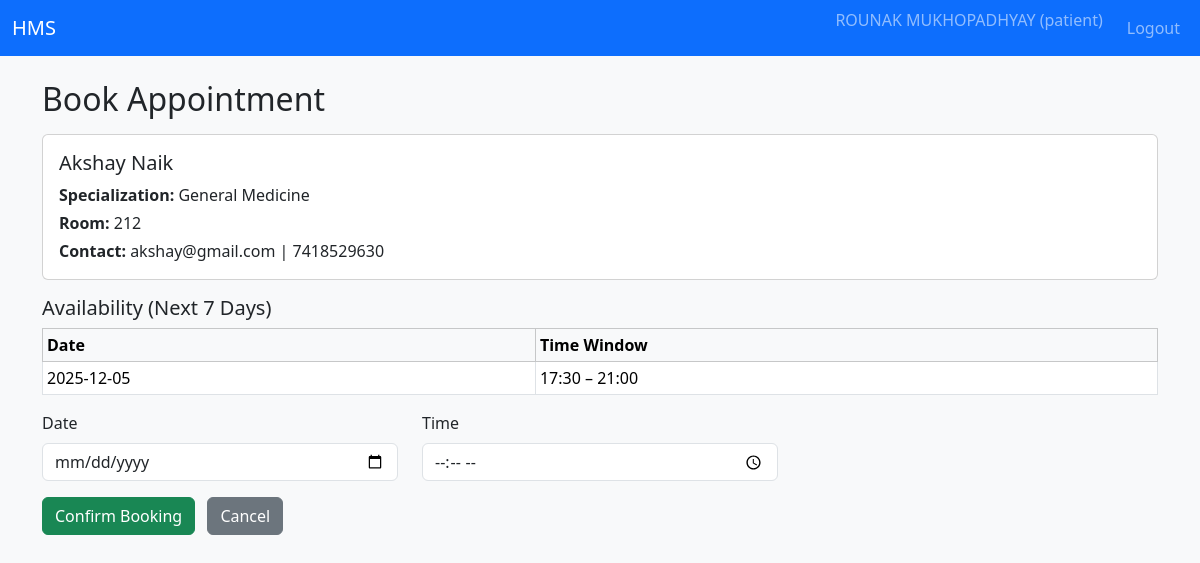
The page /patient/book/2 (signed in) on the database its author committed.
### tables this page shows
CREATE TABLE users (
            id INTEGER PRIMARY KEY AUTOINCREMENT,
            username TEXT UNIQUE NOT NULL,
            password_hash TEXT NOT NULL,
            full_name TEXT NOT NULL,
            email TEXT,
            phone TEXT,
            role TEXT NOT NULL CHECK(role IN ('admin', 'doctor', 'patient')),
            is_active INTEGER NOT NULL DEFAULT 1,
            created_at TEXT NOT NULL
        );

CREATE TABLE departments (
            id INTEGER PRIMARY KEY AUTOINCREMENT,
            name TEXT UNIQUE NOT NULL,
            description TEXT,
            created_at TEXT NOT NULL
        );

CREATE TABLE doctors (
            id INTEGER PRIMARY KEY AUTOINCREMENT,
            user_id INTEGER NOT NULL,
            department_id INTEGER,
            bio TEXT,
            room_no TEXT,
            is_blacklisted INTEGER NOT NULL DEFAULT 0,
            FOREIGN KEY(user_id) REFERENCES users(id),
            FOREIGN KEY(department_id) REFERENCES departments(id)
        );

CREATE TABLE doctor_availability (
            id INTEGER PRIMARY KEY AUTOINCREMENT,
            doctor_id INTEGER NOT NULL,
            date TEXT NOT NULL,       -- YYYY-MM-DD
            start_time TEXT NOT NULL, -- HH:MM
            end_time TEXT NOT NULL,   -- HH:MM
            max_appointments INTEGER DEFAULT 10,
            is_available INTEGER NOT NULL DEFAULT 1,
            FOREIGN KEY(doctor_id) REFERENCES doctors(id)
        );

### controllers/routes.py (the view, shortened to what this page needs)
@main_bp.route("/patient/book/<int:doctor_id>", methods=["GET", "POST"])
@login_required
@role_required("patient")
def patient_book_appointment(doctor_id):
    conn = get_db_connection()
    cur = conn.cursor()
    cur.execute(
        """
        SELECT d.id AS doctor_id,
               u.full_name,
               u.email,
               u.phone,
               d.room_no,
               d.is_blacklisted,
               dept.name AS dept_name
        FROM doctors d
        JOIN users u ON d.user_id = u.id
        LEFT JOIN departments dept ON d.department_id = dept.id
        WHERE d.id = ?;
        """,
        (doctor_id,),
    )
    doctor = cur.fetchone()
    if not doctor or doctor["is_blacklisted"]:
        conn.close()
        flash("Doctor not available.", "danger")
        return redirect(url_for("main.patient_doctors"))
    today = date_cls.today()
    max_day = today + timedelta(days=7)
    cur.execute(
        """
        SELECT * FROM doctor_availability
        WHERE doctor_id = ?
          AND is_available = 1
          AND date >= ?
          AND date <= ?
        ORDER BY date, start_time;
        """,
        (doctor_id, today.isoformat(), max_day.isoformat()),
    )
    availability = cur.fetchall()
    conn.close()
    return render_template("patient_book_appointment.html", doctor=doctor, availability=availability)

### controllers/routes.py (called while the page is built)
def login_required(view_func):
    @wraps(view_func)
    def wrapped(*args, **kwargs):
        if "user_id" not in session:
            flash("Please log in to continue.", "warning")
            return redirect(url_for("main.login"))
        return view_func(*args, **kwargs)
    return wrapped

def role_required(role):
    def decorator(view_func):
        @wraps(view_func)
        def wrapped(*args, **kwargs):
            if "user_id" not in session or session.get("role") != role:
                flash("Unauthorized access.", "danger")
                return redirect(url_for("main.login"))
            return view_func(*args, **kwargs)
        return wrapped
    return decorator

### models/models.py (called while the page is built)
def get_db_connection():
    conn = sqlite3.connect(DB_PATH)
    conn.row_factory = sqlite3.Row
    return conn

### templates/patient_book_appointment.html (shortened to what this page needs)
{% extends "base.html" %}
{% block content %}
<h2>Book Appointment</h2>
<div class="card mt-3 mb-3">
    <div class="card-body">
        <h5 class="card-title">{{ doctor['full_name'] }}</h5>
        <p class="card-text mb-1">
            <strong>Specialization:</strong> {{ doctor['dept_name'] or 'N/A' }}
        </p>
        <p class="card-text mb-1">
            <strong>Room:</strong> {{ doctor['room_no'] or '-' }}
        </p>
        <p class="card-text">
            <strong>Contact:</strong> {{ doctor['email'] or '-' }} | {{ doctor['phone'] or '-' }}
        </p>
    </div>
</div>
<h5>Availability (Next 7 Days)</h5>
<table class="table table-sm table-bordered align-middle mb-3">
    <thead class="table-light">
        <tr>
            <th>Date</th>
            <th>Time Window</th>
        </tr>
    </thead>
    <tbody>
    {% if availability %}
        {% for s in availability %}
        <tr>
            <td>{{ s['date'] }}</td>
            <td>{{ s['start_time'] }} – {{ s['end_time'] }}</td>
        </tr>
        {% endfor %}
    {% else %}
        <tr>
            <td colspan="2" class="text-center">No availability added by doctor yet.</td>
        </tr>
    {% endif %}
    </tbody>
</table>
<form method="POST" action="{{ url_for('main.patient_book_appointment', doctor_id=doctor['doctor_id']) }}">
    <div class="row">
        <div class="mb-3 col-md-4">
            <label class="form-label">Date</label>
            <input type="date" class="form-control" name="date" required>
        </div>
        <div class="mb-3 col-md-4">
            <label class="form-label">Time</label>
            <input type="time" class="form-control" name="time" required>
        </div>
    </div>
    <button type="submit" class="btn btn-success">Confirm Booking</button>
    <a href="{{ url_for('main.patient_doctors') }}" class="btn btn-secondary ms-2">Cancel</a>
</form>
{% endblock %}

### rows shown on the page
users: full_name "Akshay Naik", email "akshay@gmail.com", phone "7418529630"
departments: name "General Medicine"
doctors: room_no "212"
doctor_availability: date "2025-12-05", start_time "17:30", end_time "21:00"

### other values the page prints
{{ session.get('full_name', '') }} "ROUNAK MUKHOPADHYAY"
{{ session.get('role', '') }} "patient"
